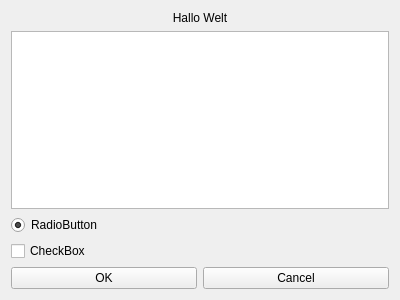
<?xml version="1.0" encoding="UTF-8"?>
<ui version="4.0">
 <class>MainWindow</class>
 <widget class="QMainWindow" name="MainWindow">
  <property name="geometry">
   <rect>
    <x>0</x>
    <y>0</y>
    <width>400</width>
    <height>300</height>
   </rect>
  </property>
  <property name="windowTitle">
   <string>MainWindow</string>
  </property>
  <widget class="QWidget" name="centralWidget">
   <layout class="QVBoxLayout" name="verticalLayout">
    <item>
     <widget class="QLabel" name="label">
      <property name="text">
       <string>Hallo Welt</string>
      </property>
      <property name="alignment">
       <set>Qt::AlignBottom|Qt::AlignHCenter</set>
      </property>
     </widget>
    </item>
    <item>
     <widget class="QTextEdit" name="textEdit"/>
    </item>
    <item>
     <widget class="QRadioButton" name="radioButton">
      <property name="text">
       <string>RadioButton</string>
      </property>
      <property name="checked">
       <bool>true</bool>
      </property>
     </widget>
    </item>
    <item>
     <widget class="QCheckBox" name="checkBox">
      <property name="text">
       <string>CheckBox</string>
      </property>
     </widget>
    </item>
    <item>
     <layout class="QHBoxLayout" name="horizontalLayout">
      <item>
       <widget class="QPushButton" name="okButton">
        <property name="text">
         <string>OK</string>
        </property>
       </widget>
      </item>
      <item>
       <widget class="QPushButton" name="cancelButton">
        <property name="text">
         <string>Cancel</string>
        </property>
       </widget>
      </item>
     </layout>
    </item>
   </layout>
  </widget>
 </widget>
 <layoutdefault spacing="6" margin="11"/>
 <resources/>
 <connections/>
</ui>
